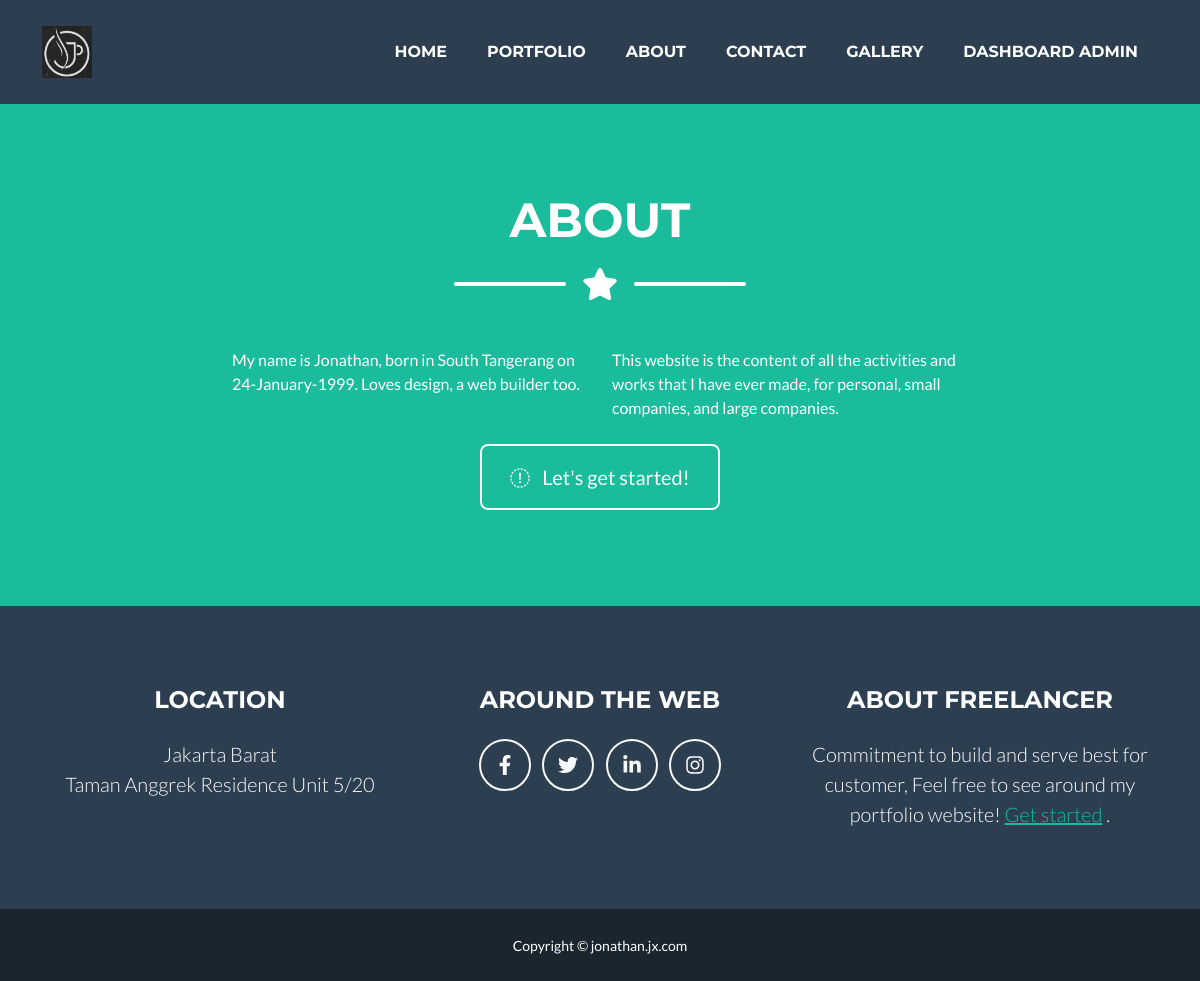
Page /about.php on the committed database.
### tables this page shows
CREATE TABLE `mahasiswa` (
  `nim` varchar(15) NOT NULL,
  `namadepan` varchar(50) DEFAULT NULL,
  `namabelakang` varchar(50) DEFAULT NULL,
  `email` varchar(50) DEFAULT NULL,
  `image` varchar(500) DEFAULT NULL,
  `jobdesc` varchar(250) DEFAULT NULL,
  `logo` varchar(150) DEFAULT NULL,
  `profilepict` varchar(150) DEFAULT NULL,
  `portfolio1` varchar(100) DEFAULT NULL,
  `portfolio2` varchar(100) DEFAULT NULL,
  `portfolio3` varchar(100) DEFAULT NULL,
  `portfolio4` varchar(100) DEFAULT NULL,
  `portfolio5` varchar(100) DEFAULT NULL,
  `portfolio6` varchar(100) DEFAULT NULL,
  `navbar1` varchar(50) DEFAULT NULL,
  `navbar2` varchar(50) DEFAULT NULL,
  `navbar3` varchar(50) DEFAULT NULL,
  `navbar4` varchar(50) DEFAULT NULL,
  `navbar5` varchar(50) DEFAULT NULL,
  `navbar6` varchar(50) DEFAULT NULL
);

CREATE TABLE `about` (
  `id` int(11) DEFAULT NULL,
  `header1` varchar(50) DEFAULT NULL,
  `p1` varchar(200) DEFAULT NULL,
  `p2` varchar(200) DEFAULT NULL,
  `content` varchar(50) DEFAULT NULL
);

CREATE TABLE `footer` (
  `id` int(11) DEFAULT NULL,
  `h1` varchar(50) DEFAULT NULL,
  `h1content1` varchar(50) DEFAULT NULL,
  `h1content2` varchar(50) DEFAULT NULL,
  `h2` varchar(50) DEFAULT NULL,
  `h2link1` varchar(50) DEFAULT NULL,
  `h2link2` varchar(50) DEFAULT NULL,
  `h2link3` varchar(50) DEFAULT NULL,
  `h2link4` varchar(50) DEFAULT NULL,
  `h3` varchar(250) DEFAULT NULL,
  `h3content1` varchar(250) DEFAULT NULL,
  `h3link1` varchar(50) DEFAULT NULL,
  `Copyright1` varchar(50) DEFAULT NULL,
  `Copyright2` varchar(50) DEFAULT NULL
);

### about.php (the view, shortened to what this page needs)
<?php
include "koneksi.php";
?>
<!DOCTYPE html>
<html lang="en">
    <head>
        <link href="css/styles.css" rel="stylesheet" />
    </head>
    <body id="page-top">
    <?php include "navbar.php"?>
    <?php
$strSQL = "SELECT * FROM about WHERE id = 1";
$execStrSQL = mysqli_query($conn,$strSQL);
if (mysqli_num_rows($execStrSQL) > 0) :
    while ($row = mysqli_fetch_assoc($execStrSQL)) :
?>
        <section class="page-section bg-primary text-white mb-0" id="about">
            <div class="container">
                <h2 class="page-section-heading text-center text-uppercase text-white"><?= $row["header1"] ?></h2>
                <div class="divider-custom divider-light">
                    <div class="divider-custom-line"></div>
                    <div class="divider-custom-icon"><i class="fas fa-star"></i></div>
                    <div class="divider-custom-line"></div>
                </div>
                <div class="row">
                    <div class="col-lg-4 ms-auto"><p class="lead"></p><?= $row["p1"] ?></div>
                    <div class="col-lg-4 me-auto"><p class="lead"></p><?= $row["p2"] ?></div>
                </div>
                <div class="text-center mt-4">
                    <a class="btn btn-xl btn-outline-light" href="gallery.php">
                        <i class="fas fa-live me-2"></i>
                        <?= $row["content"] ?>
                    </a>
                </div>
            </div>
        </section>
        <?php
endwhile;
endif;
?>
        <?php
        include "footer.php"
        ?>
    </body>
</html>

### navbar.php (shortened to what this page needs)
<?php
include "koneksi.php";
?>
<!DOCTYPE html>
<html lang="en">
    <head>
        <link href="css/styles.css" rel="stylesheet" />
    </head>
    <body id="page-top">
    <?php
$strSQL = "SELECT * FROM mahasiswa WHERE nim = 005";
$execStrSQL = mysqli_query($conn,$strSQL);
if (mysqli_num_rows($execStrSQL) > 0) :
    while ($row = mysqli_fetch_assoc($execStrSQL)) :
?>
        <nav class="navbar navbar-expand-lg bg-secondary text-uppercase" id="mainNav">
            <div class="container">
                <a href="index.php"><img src="img/<?php echo $row["logo"]?>" width="50px"></a>
                <div class="collapse navbar-collapse" id="navbarResponsive">
                    <ul class="navbar-nav ms-auto">
                        <li class="nav-item mx-0 mx-lg-1"><a class="nav-link py-3 px-0 px-lg-3 rounded" href="index.php"><?php echo $row["navbar1"]?></a></li>
                        <li class="nav-item mx-0 mx-lg-1"><a class="nav-link py-3 px-0 px-lg-3 rounded" href="portfolio.php"><?php echo $row["navbar2"]?></a></li>
                        <li class="nav-item mx-0 mx-lg-1"><a class="nav-link py-3 px-0 px-lg-3 rounded" href="about.php"><?php echo $row["navbar3"]?></a></li>
                        <li class="nav-item mx-0 mx-lg-1"><a class="nav-link py-3 px-0 px-lg-3 rounded" href="contact.php"><?php echo $row["navbar4"]?></a></li>
                        <li class="nav-item mx-0 mx-lg-1"><a class="nav-link py-3 px-0 px-lg-3 rounded" href="gallery.php"><?php echo $row["navbar5"]?></a></li>
                        <li class="nav-item mx-0 mx-lg-1"><a class="nav-link py-3 px-0 px-lg-3 rounded" href="viewall copy.php"><?php echo $row["navbar6"]?></a></li>
                    </ul>
                </div>
            </div>
        </nav>
        <?php
endwhile;
endif;
?>
    </body>
</html>

### footer.php (shortened to what this page needs)
<?php
include "koneksi.php";
?>
<!DOCTYPE html>
<html lang="en">
    <head>
        <link href="css/styles.css" rel="stylesheet" />
    </head>
    <body id="page-top">
    <?php
$strSQL = "SELECT * FROM footer WHERE id = 1";
$execStrSQL = mysqli_query($conn,$strSQL);
if (mysqli_num_rows($execStrSQL) > 0) :
    while ($row = mysqli_fetch_assoc($execStrSQL)) :
?>
        <footer class="footer text-center">
            <div class="container">
                <div class="row">
                    <div class="col-lg-4 mb-5 mb-lg-0">
                        <h4 class="text-uppercase mb-4"><?= $row["h1"] ?></h4>
                        <p class="lead mb-0">
                        <?= $row["h1content1"] ?>
                            <br />
                        <?= $row["h1content2"] ?>
                        </p>
                    </div>
                    <div class="col-lg-4 mb-5 mb-lg-0">
                        <h4 class="text-uppercase mb-4"><?= $row["h2"] ?></h4>
                        <a class="btn btn-outline-light btn-social mx-1" href="<?= $row["h2link1"] ?>"><i class="fab fa-fw fa-facebook-f"></i></a>
                        <a class="btn btn-outline-light btn-social mx-1" href="#!"><i class="fab fa-fw fa-twitter"></i></a>
                        <a class="btn btn-outline-light btn-social mx-1" href="#!"><i class="fab fa-fw fa-linkedin-in"></i></a>
                        <a class="btn btn-outline-light btn-social mx-1" href="<?= $row["h2link4"] ?>"><i class="fab fa-fw fa-instagram"></i></a>
                    </div>
                    <div class="col-lg-4">
                        <h4 class="text-uppercase mb-4"><?= $row["h3"] ?></h4>
                        <p class="lead mb-0">
                        <?= $row["h3content1"] ?>
                            <a href="index.php"><?= $row["h3link1"] ?></a>
                            .
                        </p>
                    </div>
                </div>
            </div>
        </footer>
        <div class="copyright py-4 text-center text-white">
            <div class="container"><small><?= $row["Copyright1"] ?> &copy; <?= $row["Copyright2"] ?></small></div>
        </div>
        <?php
    endwhile;
endif;
?>
    </body>
</html>

### rows in the picture
mahasiswa: logo (picture), navbar1 "HOME", navbar2 "PORTFOLIO", navbar3 "ABOUT", navbar4 "CONTACT", navbar5 "GALLERY", navbar6 "DASHBOARD ADMIN"
about: header1 "ABOUT", p1 "My name is Jonathan, born in South Tangerang on 24-January-1999. Loves design, a web builder too.", p2 "This website is the content of all the activities and works that I have ever made, for personal, small companies, and large companies.", content "Let's get started!"
footer: h1 "LOCATION", h1content1 "Jakarta Barat", h1content2 "Taman Anggrek Residence Unit 5/20", h2 "AROUND THE WEB", h3 "ABOUT FREELANCER", h3content1 "Commitment to build and serve best for customer, Feel free to see around my portfolio website!", h3link1 "Get started", Copyright1 "Copyright", Copyright2 "jonathan.jx.com"
